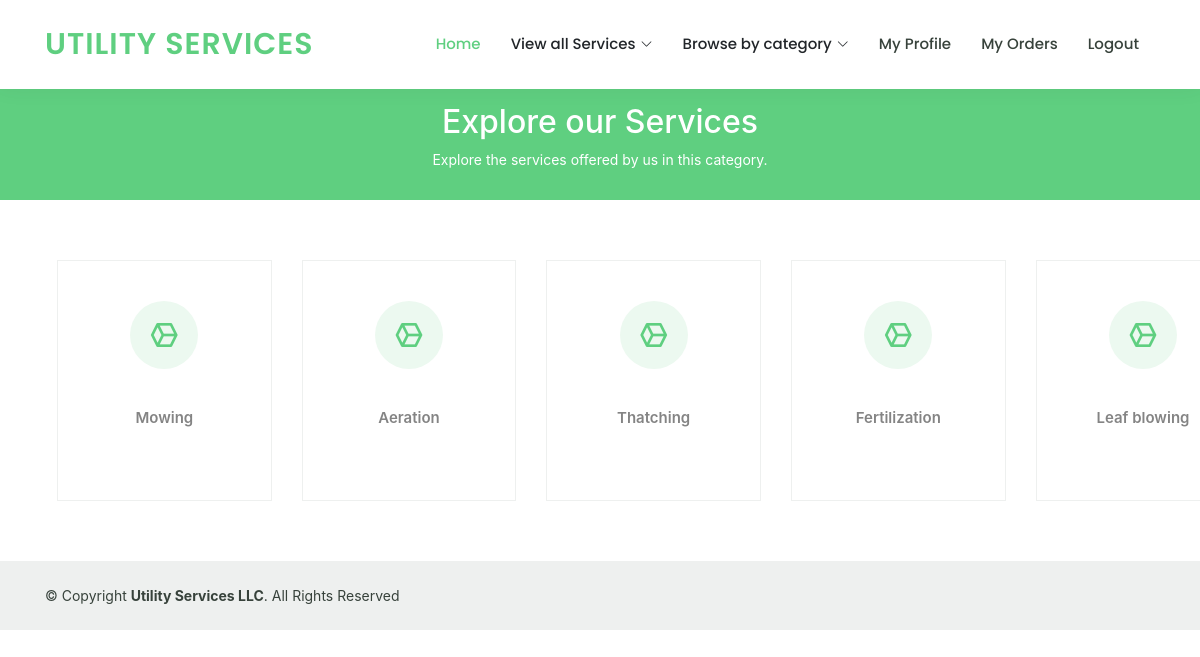
Screenshot of /code/Services.php?source=2 (signed in) with the database file from the repository.
### tables this page shows
CREATE TABLE `Services` (
  `SerID` int(5) NOT NULL,
  `CatID` int(50) NOT NULL,
  `SerShortDesc` varchar(30) NOT NULL,
  `ServDesc` varchar(500) NOT NULL,
  `infeature1` varchar(500) NOT NULL,
  `infeature2` varchar(500) NOT NULL,
  `infeature3` varchar(500) NOT NULL,
  `cost` float(3,2) NOT NULL
);

### code/Services.php (the view, shortened to what this page needs)
<?php
if($_SESSION["CID"] == ''){
	$html = "<html><body>Please login.</body></html>";
}
else{
$CatID = EXPLODE('=',$_SERVER['REQUEST_URI'])[1];
$sql1 = "SELECT CName,Address_1,Address_2,CZipCode,CContact, CEmail FROM Customer where CusID ='".$_SESSION['CID']."'" ;
$result1 = mysqli_query($conn, $sql1);
if (mysqli_num_rows($result1) > 0) {
        while ($row = mysqli_fetch_assoc($result1)) {
$html ="<html>
	<head>
		<link href='css/animate.css/animate.min.css' rel='stylesheet'>
		<link href='css/aos/aos.css' rel='stylesheet'>
		<link href='css/bootstrap/css/bootstrap.min.css' rel='stylesheet'>
		<link href='css/bootstrap-icons/bootstrap-icons.css' rel='stylesheet'>
		<link href='css/boxicons/css/boxicons.min.css' rel='stylesheet'>
		<link href='css/remixicon/remixicon.css' rel='stylesheet'>
		<link href='css/swiper/swiper-bundle.min.css' rel='stylesheet'>
		<link href='css/style.css' rel='stylesheet'>
		<link rel='stylesheet' href='Styles.css'>
		<link rel='stylesheet' href='https://maxcdn.bootstrapcdn.com/bootstrap/4.0.0/css/bootstrap.min.css'>
	</head>
	<body>
  <header id='header' class='fixed-top'>
    <div class='container d-flex align-items-center'>
      <h1 class='logo me-auto'><a href='Home.php'>Utility Services</a></h1>
      <nav id='navbar' class='navbar order-last order-lg-0'>
        <ul>
          <li><a class='active' href='Home.php'>Home</a></li>
          <li class='dropdown'><a ><span>View all Services</span> <i class='bi bi-chevron-down'></i></a>
          </li>
	  <li class='dropdown'><a ><span>Browse by category</span> <i class='bi bi-chevron-down'></i></a>
          </li>
          <li><a href='EditProfile.php'>My Profile</a></li>
          <li><a href='CAllOrder.php'>My Orders</a></li>
          <li><a href='logout.php'>Logout</a></li>
        </ul>
      </nav>
  </header>
<main id='main'>
    <div class='breadcrumbs' data-aos='fade-in'>
      <div class='container'>
        <h2>Explore our Services</h2>
        <p>Explore the services offered by us in this category.</p>
      </div>
    </div>
    <section id='why-us' class='why-us'>
      <div class='container aos-init aos-animate' data-aos='fade-up'>
        <div class='row'>
	<div class='icon-boxes d-flex flex-column justify-content-center'>
		<div class='row'>
			<div class='col-lg-8 d-flex align-items-stretch aos-init aos-animate' data-aos='zoom-in' data-aos-delay='100'>
";
$sql1 = "SELECT SerShortDesc ,SerID FROM Services where CatID = ".$CatID;
$result = mysqli_query($conn, $sql1);
if (mysqli_num_rows($result) > 0) {
	while($row = mysqli_fetch_assoc($result)) {
		$html = $html."<div class='col-xl-4 d-flex align-items-stretch'>
						<div class='icon-box mt-4 mt-xl-0'>
							<a href='ServiceDetails.php?source=".$row['SerID']."'>
							<i class='bx bx-cube-alt'>
							</i>
							<h3>
							</h3>
							<p>".$row['SerShortDesc']."
							</p>
							</a>
						</div>
					</div>";
        	    }
	} else {
	$html=$html."<p> No data exists. Please load the data!</p>";
	}
	$html=$html."
</div>
</div>
</div>
</div>
</div>
</div>
</section>
</main>
  <div id='preloader'></div>
  <a href='#' class='back-to-top d-flex align-items-center justify-content-center'><i class='bi bi-arrow-up-short'></i></a>
  <script src='js/purecounter/purecounter_vanilla.js'></script>
  <script src='js/aos/aos.js'></script>
  <script src='js/bootstrap/js/bootstrap.bundle.min.js'></script>
  <script src='js/swiper/swiper-bundle.min.js'></script>
  <script src='js/php-email-form/validate.js'></script>
  <script src='js/main.js'></script>
  <footer id='footer'>
   <div class='container d-md-flex py-4'>
      <div class='me-md-auto text-center text-md-start'>
        <div class='copyright'>
          &copy; Copyright <strong><span>Utility Services LLC</span></strong>. All Rights Reserved
        </div>
      </div>
    </div>
  </footer>
</body>
</html>";
   }
    }
}
echo $html;
?>

### code/css/style.css (style rules this page uses)
body { font-family: "Open Sans", sans-serif; color: #444444; }
a { color: #5fcf80; text-decoration: none; }
h1, h2, h3, h4, h5, h6 { font-family: "Raleway", sans-serif; }
#header { background: #fff; transition: all 0.5s; z-index: 997; padding: 15px 0; box-shadow: 0px 0 18px rgba(55, 66, 59, 0.08); }
#header .logo { font-size: 30px; margin: 0; padding: 0; line-height: 1; font-weight: 600; letter-spacing: 1px; text-transform: uppercase; font-family: "Poppins", sans-serif; }
#header .logo a { color: #5fcf80; }
.navbar { padding: 0; }
.navbar ul { margin: 0; padding: 0; display: flex; list-style: none; align-items: center; }
.navbar li { position: relative; }
.navbar a, .navbar a:focus { display: flex; align-items: center; justify-content: space-between; padding: 10px 0 10px 30px; font-family: "Poppins", sans-serif; font-size: 15px; font-weight: 500; color: #37423b; white-space: nowrap; transition: 0.3s; }
.navbar a i, .navbar a:focus i { font-size: 12px; line-height: 0; margin-left: 5px; }
.navbar a:hover, .navbar .active, .navbar .active:focus, .navbar li:hover>a { color: #5fcf80; }
section { padding: 60px 0; overflow: hidden; }
.breadcrumbs { margin-top: 73px; text-align: center; background: #5fcf80; padding: 30px 0; color: #fff; }
.breadcrumbs h2 { font-size: 32px; font-weight: 500; }
.breadcrumbs p { font-size: 14px; margin-bottom: 0; color: white; }
.why-us p { margin-bottom: 30px; font-weight: 600; font-size: 34px; margin-bottom: 30px; color: #5fcf80; }
.why-us .icon-boxes .icon-box { text-align: center; background: #fff; padding: 40px 30px; width: 100%; border: 1px solid #eef0ef; }
.why-us .icon-boxes .icon-box i { font-size: 32px; padding: 18px; color: #5fcf80; margin-bottom: 30px; background: #ecf9f0; border-radius: 50px; }
.why-us .icon-boxes .icon-box p { font-size: 15px; color: #848484; }
#footer { color: #37423b; font-size: 14px; background: #eef0ef; }

### code/Styles.css (style rules this page uses)
p { color: black; }

### rows the page displays
services: SerShortDesc "Mowing"
services: SerShortDesc "Aeration"
services: SerShortDesc "Thatching"
services: SerShortDesc "Fertilization"
services: SerShortDesc "Leaf blowing"
